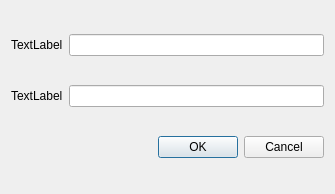
<?xml version="1.0" encoding="UTF-8"?>
<ui version="4.0">
 <class>VueAuthentification</class>
 <widget class="QDialog" name="VueAuthentification">
  <property name="geometry">
   <rect>
    <x>0</x>
    <y>0</y>
    <width>335</width>
    <height>194</height>
   </rect>
  </property>
  <property name="windowTitle">
   <string>Dialog</string>
  </property>
  <layout class="QVBoxLayout" name="verticalLayout">
   <item>
    <layout class="QHBoxLayout" name="horizontalLayout">
     <item>
      <widget class="QLabel" name="label">
       <property name="text">
        <string>TextLabel</string>
       </property>
      </widget>
     </item>
     <item>
      <widget class="QLineEdit" name="lineEdit"/>
     </item>
    </layout>
   </item>
   <item>
    <layout class="QHBoxLayout" name="horizontalLayout_2">
     <item>
      <widget class="QLabel" name="label_2">
       <property name="text">
        <string>TextLabel</string>
       </property>
      </widget>
     </item>
     <item>
      <widget class="QLineEdit" name="lineEdit_2"/>
     </item>
    </layout>
   </item>
   <item>
    <widget class="QDialogButtonBox" name="buttonBox">
     <property name="orientation">
      <enum>Qt::Horizontal</enum>
     </property>
     <property name="standardButtons">
      <set>QDialogButtonBox::Cancel|QDialogButtonBox::Ok</set>
     </property>
     <property name="centerButtons">
      <bool>false</bool>
     </property>
    </widget>
   </item>
  </layout>
 </widget>
 <resources/>
 <connections>
  <connection>
   <sender>buttonBox</sender>
   <signal>accepted()</signal>
   <receiver>VueAuthentification</receiver>
   <slot>accept()</slot>
   <hints>
    <hint type="sourcelabel">
     <x>248</x>
     <y>254</y>
    </hint>
    <hint type="destinationlabel">
     <x>157</x>
     <y>274</y>
    </hint>
   </hints>
  </connection>
  <connection>
   <sender>buttonBox</sender>
   <signal>rejected()</signal>
   <receiver>VueAuthentification</receiver>
   <slot>reject()</slot>
   <hints>
    <hint type="sourcelabel">
     <x>316</x>
     <y>260</y>
    </hint>
    <hint type="destinationlabel">
     <x>286</x>
     <y>274</y>
    </hint>
   </hints>
  </connection>
 </connections>
</ui>
